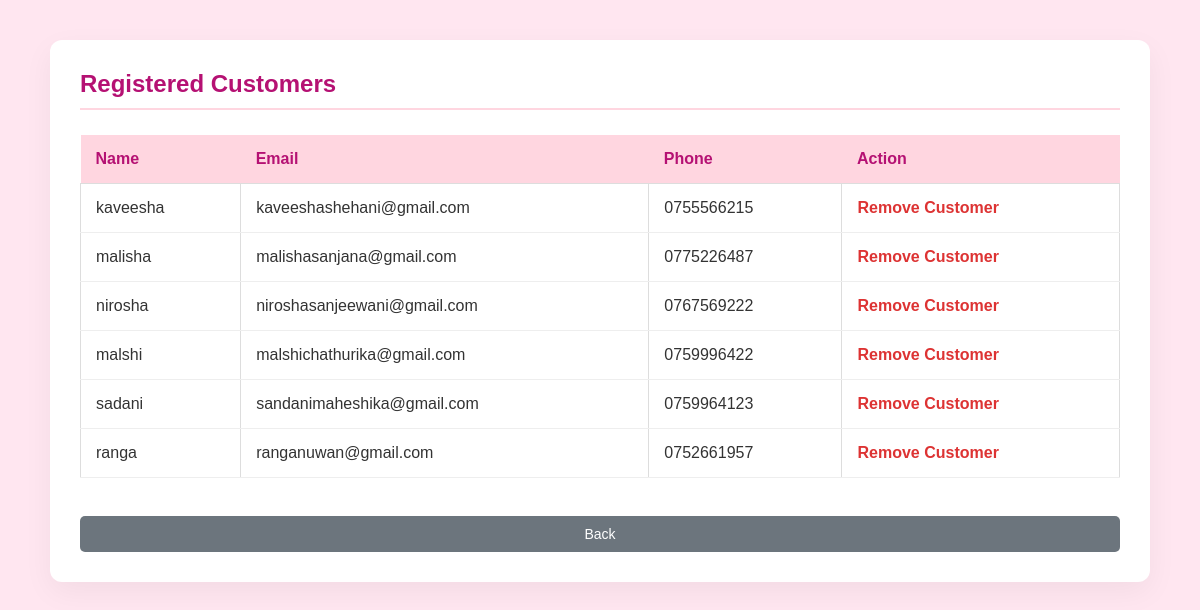
The page /admin_customers.php on the database its author committed.
### tables this page shows
CREATE TABLE `users` (
  `user_id` int(11) NOT NULL,
  `first_name` varchar(50) NOT NULL,
  `last_name` varchar(50) NOT NULL,
  `email` varchar(100) NOT NULL,
  `phone` varchar(15) NOT NULL,
  `password` varchar(255) NOT NULL,
  `role` enum('customer','admin','staff') NOT NULL DEFAULT 'customer',
  `created_at` timestamp NOT NULL DEFAULT current_timestamp()
);

### admin_customers.php (the view, shortened to what this page needs)
<?php
require 'db.php';
$result = mysqli_query($conn, "SELECT user_id, first_name, email, phone FROM users WHERE role='customer'");
?>
<!DOCTYPE html>
<html>
<head>
    <link rel="stylesheet" href="style.css">
</head>
<body>
<div class="bookings-main-container">
    <h2>Registered Customers</h2>
    <table class="custom-table">
    <tr>
        <th>Name</th>
        <th>Email</th>
        <th>Phone</th>
        <th>Action</th> </tr>
    <?php while($row = mysqli_fetch_assoc($result)) { ?>
    <tr>
        <td><?php echo $row['first_name']; ?></td>
        <td><?php echo $row['email']; ?></td>
        <td><?php echo $row['phone']; ?></td>
        <td>
            <a href="delete_customer.php?id=<?php echo $row['user_id']; ?>"
            class="btn-delete"
            style="color: #d33; text-decoration: none; font-weight: bold;"
            onclick="confirmCustomerDelete(event, this.href)">
            <i class="fa-solid fa-trash-can"></i> Remove Customer
            </a>
        </td>
    </tr>
    <?php } ?>
</table>
    <br>
    <a href="admin_dashboard.php" class="btn-cancel">Back</a>
</div>
</body>
</html>

### style.css (style rules this page uses)
* { margin: 0; padding: 0; box-sizing: border-box; font-family: 'Poppins', sans-serif; }
body { font-family: 'Poppins', sans-serif; margin: 0; padding: 0; background-color: #ffe6f0; color: #333; }
a { text-decoration: none; color: inherit; }
.btn-cancel { display: flex !important; justify-content: center; margin-top: 20px; padding: 10px 25px; background-color: #6c757d; color: white; text-decoration: none; border-radius: 5px; font-family: sans-serif; font-size: 14px; transition: background 0.3s ease; }
.bookings-main-container { max-width: 1100px; margin: 40px auto; background: #ffffff; padding: 30px; border-radius: 12px; box-shadow: 0 10px 30px rgba(0,0,0,0.05); }
.bookings-main-container h2 { color: #B51173; margin-bottom: 25px; font-size: 24px; border-bottom: 2px solid #ffd6e0; padding-bottom: 10px; }
.custom-table { width: 100%; border-collapse: collapse; }
.custom-table th { background-color: #ffd6e0; color: #B51173; padding: 15px; text-align: left; }
.custom-table td { padding: 15px; border-bottom: 1px solid #eee; }
.staff table th,table td { padding:10px; border:1px solid #ddd; }
.btn-cancel { display: inline-block; text-align: center; }

### rows shown on the page
users: first_name "kaveesha", email "kaveeshashehani@gmail.com", phone "0755566215"
users: first_name "malisha", email "malishasanjana@gmail.com", phone "0775226487"
users: first_name "nirosha", email "niroshasanjeewani@gmail.com", phone "0767569222"
users: first_name "malshi", email "malshichathurika@gmail.com", phone "0759996422"
users: first_name "sadani", email "sandanimaheshika@gmail.com", phone "0759964123"
users: first_name "ranga", email "ranganuwan@gmail.com", phone "0752661957"
